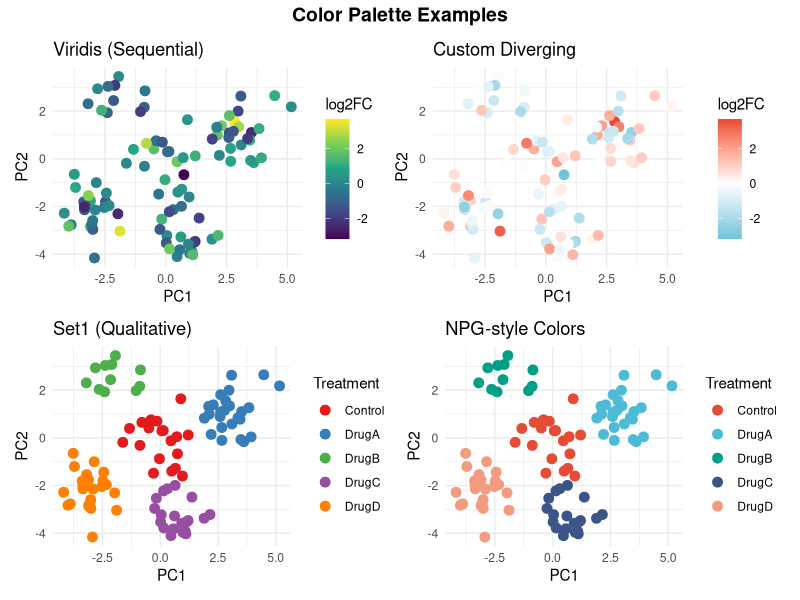

Write the R code that produced this figure.
library(ggplot2)
library(RColorBrewer)
library(viridis)
library(patchwork)

# --- ALTERNATIVE: Use real expression data ---
# For realistic gene expression visualization, try these Bioconductor datasets:
#
# library(airway)
# data('airway')
# vst_data <- vst(airway)
# pca <- prcomp(t(assay(vst_data)))
# df <- data.frame(PC1 = pca$x[,1], PC2 = pca$x[,2],
#                  condition = colData(airway)$dex,
#                  cell_line = colData(airway)$cell)

# Simulated data mimicking PCA of expression data
set.seed(42)
n_samples <- 100

# Simulate clusters like you'd see in a real PCA (treatment vs control separation)
group <- sample(c('Control', 'DrugA', 'DrugB', 'DrugC', 'DrugD'), n_samples, replace = TRUE)
group_centers <- list(Control = c(0, 0), DrugA = c(3, 1), DrugB = c(-2, 2), DrugC = c(1, -3), DrugD = c(-3, -2))
df <- data.frame(
    x = sapply(group, function(g) rnorm(1, group_centers[[g]][1], 0.8)),
    y = sapply(group, function(g) rnorm(1, group_centers[[g]][2], 0.8)),
    value = rnorm(n_samples, 0, 1.5),  # Continuous value like log2FC
    group = factor(group)
)
names(df)[1:2] <- c('PC1', 'PC2')

p1 <- ggplot(df, aes(PC1, PC2, color = value)) +
    geom_point(size = 3) +
    scale_color_viridis_c(option = 'viridis') +
    labs(title = 'Viridis (Sequential)', x = 'PC1', y = 'PC2', color = 'log2FC') +
    theme_minimal()

p2 <- ggplot(df, aes(PC1, PC2, color = value)) +
    geom_point(size = 3) +
    scale_color_gradient2(low = '#4DBBD5', mid = 'white', high = '#E64B35', midpoint = 0) +
    labs(title = 'Custom Diverging', x = 'PC1', y = 'PC2', color = 'log2FC') +
    theme_minimal()

p3 <- ggplot(df, aes(PC1, PC2, color = group)) +
    geom_point(size = 3) +
    scale_color_brewer(palette = 'Set1') +
    labs(title = 'Set1 (Qualitative)', x = 'PC1', y = 'PC2', color = 'Treatment') +
    theme_minimal()

npg_colors <- c('#E64B35', '#4DBBD5', '#00A087', '#3C5488', '#F39B7F')
p4 <- ggplot(df, aes(PC1, PC2, color = group)) +
    geom_point(size = 3) +
    scale_color_manual(values = npg_colors) +
    labs(title = 'NPG-style Colors', x = 'PC1', y = 'PC2', color = 'Treatment') +
    theme_minimal()

combined <- (p1 + p2) / (p3 + p4) +
    plot_annotation(title = 'Color Palette Examples',
                    theme = theme(plot.title = element_text(hjust = 0.5, size = 14, face = 'bold')))

ggsave('palette_examples.pdf', combined, width = 12, height = 10)
message('Saved: palette_examples.pdf')

cat('\nRecommended palettes:\n')
cat('Sequential: viridis, magma, plasma, Blues, YlOrRd\n')
cat('Diverging: RdBu, coolwarm, PuOr\n')
cat('Qualitative: Set1, Dark2, npg, tab10\n')
